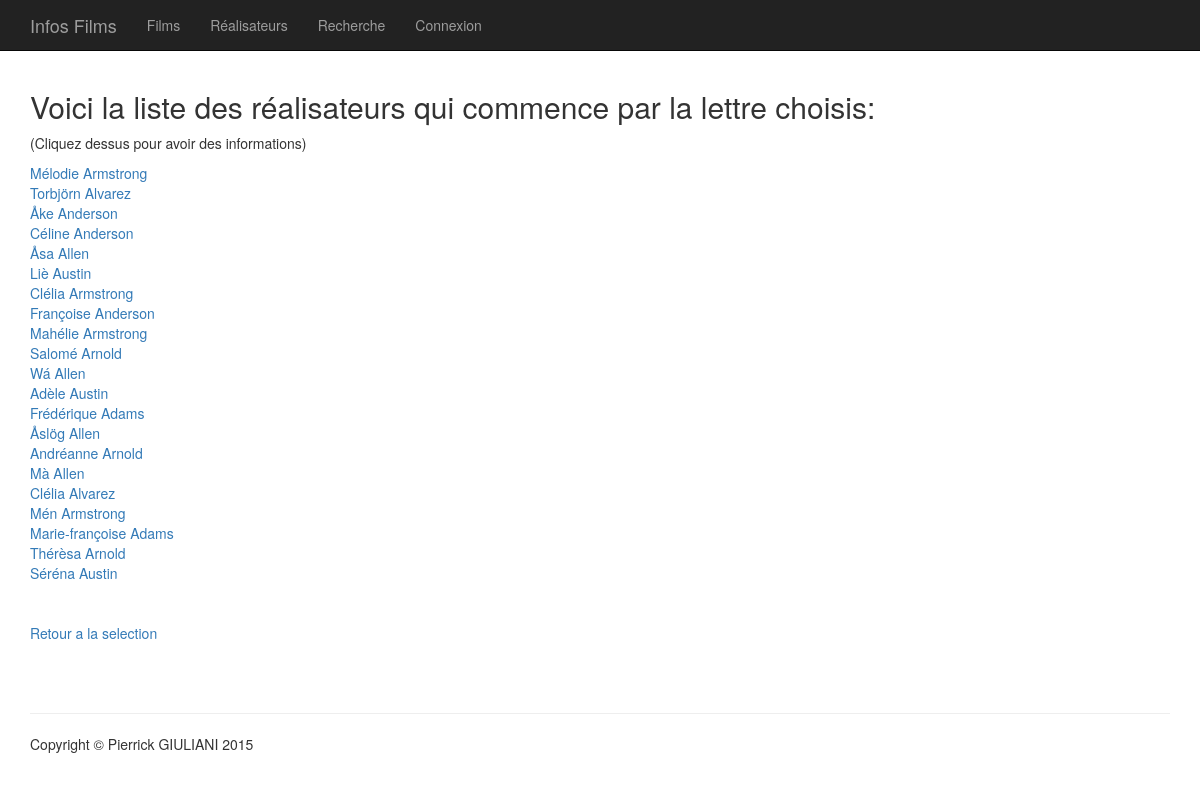
Page /controlleur/controlAllRealisateurs.php?premiereLettre=a on the committed database.
### tables this page shows
CREATE TABLE Realisateurs (
  id_realisateur int(4) NOT NULL AUTO_INCREMENT,
  nom_realisateur varchar(32) NOT NULL,
  prenom_realisateur varchar(32) NOT NULL,
  natio_realisateur varchar(32) NOT NULL,
  date_naiss_realisateur date NOT NULL,
  nb_films int(3),
  lien_img_realisateur varchar(1024) NOT NULL,
  CONSTRAINT pk_realisateurs PRIMARY KEY(id_realisateur)
);

### controlleur/controlAllRealisateurs.php (called while the page is built, shortened)
<?php
    include("../modele/realisateurs.php");
    $premiereLettre = htmlspecialchars($_GET['premiereLettre']);
    if(isset($premiereLettre) && !empty($premiereLettre))
    {
        $infosAllRealisateurs = new Realisateurs("", "", "", "", "", "", "");
        if($premiereLettre == "tous")
        {
            $resInfosAllRealisateurs['realisateurs'] = $infosAllRealisateurs->selectAllRealisateurs();
        }
        else
        {
            $resInfosAllRealisateurs['realisateurs'] = $infosAllRealisateurs->orderRealisateursByFirstLetter($premiereLettre);
        }
    }
    else
    {
        header('Location: ../controlleur/controlRealisateurs.php');
    }
    require("../vue/vueAllRealisateurs.php");
?>

### modele/realisateurs.php (called while the page is built, shortened)
<?php
	class realisateurs
	{
		private $db;
		public function __construct ($id_realisateur, $prenom_realisateur, $nom_realisateur, $natio_realisateur, $date_naiss_realisateur, $nb_film, $lien_img_realisateur)
		{
			$this->db = new PDO('mysql:host=sql2.olympe.in;dbname=7wlzo6a0;charset=utf8', '', '');
		}
		public function orderRealisateursByFirstLetter($premiereLettre)
		{
			$query = $this->db->prepare("SELECT nom_realisateur, prenom_realisateur FROM Realisateurs WHERE nom_realisateur LIKE :premiereLettre");
			$query->execute(array(
				'premiereLettre' => $premiereLettre . '%'
				));
			return $query;
		}
	}

### vue/vueAllRealisateurs.php (the view, shortened to what this page needs)
<!DOCTYPE html>
<html lang="en">
<head>
    <link href="../css/bootstrap.min.css" rel="stylesheet">
    <link href="../css/portfolio-item.css" rel="stylesheet">
</head>
<body>
    <?php
        include(".././header/header.php");
    ?>
    <div class="container">
        <h2>Voici la liste des réalisateurs qui commence par la lettre choisis:</h2>
        <p>(Cliquez dessus pour avoir des informations)</p>
        <div class="infos-all-films">
            <?php
                foreach ($resInfosAllRealisateurs['realisateurs'] as $resultats)
                {
                    if(isset ($resultats) && !empty($resultats))
                    {
                        echo "<a href='../controlleur/controlInfosRealisateurs.php?nomRealisateur=" . $resultats['nom_realisateur'] . "&prenomRealisateur=" . $resultats['prenom_realisateur'] ."'>" . $resultats['prenom_realisateur'] . " " . $resultats['nom_realisateur'] . "</a> <br>";
                    }
                }
                echo "<br><br><a href='controlRealisateurs.php'>Retour a la selection</a>" ;
            ?>
        </div>
        <?php
            include(".././footer/footer.php");
        ?>
    </div>
</body>
</html>

### header/header.php (shortened to what this page needs)
<nav class="navbar navbar-inverse navbar-fixed-top" role="navigation">
    <div class="container">
        <div class="navbar-header">
            <a class="navbar-brand" href="/controlleur/controlIndex.php">Infos Films</a>
        </div>
        <div class="collapse navbar-collapse" id="bs-example-navbar-collapse-1">
            <ul class="nav navbar-nav">
                <li>
                    <a href="/controlleur/controlFilms.php">Films</a>
                </li>
                <li>
                    <a href="/controlleur/controlRealisateurs.php">Réalisateurs</a>
                </li>
                <li>
                    <a href="/controlleur/controlRecherches.php">Recherche</a>
                </li>
                <li>
                    <?php
                        if(isset($_COOKIE["token"]) && ($_COOKIE["token"] == $allAdmin['admin'][0][0]))
                        {
                            ?><a href="/controlleur/controlAdmin.php" name="deconnexion">Déconnexion</a><?php
                        }
                        else
                        {
                            ?><a href="/controlleur/controlConnexion.php">Connexion</a><?php
                        }
                    ?>
                </li>
            </ul>
        </div>
    </div>
</nav>

### footer/footer.php
<footer>
    <div class="row">
        <div class="col-lg-12">
        	<hr>
            <p>Copyright &copy; Pierrick GIULIANI 2015</p>
        </div>
    </div>
</footer>

### css/portfolio-item.css (style rules this page uses)
body { padding-top: 70px; }
footer { margin: 50px 0; }

### rows in the picture
realisateurs: prenom_realisateur "Mélodie", nom_realisateur "Armstrong"
realisateurs: prenom_realisateur "Torbjörn", nom_realisateur "Alvarez"
realisateurs: prenom_realisateur "Åke", nom_realisateur "Anderson"
realisateurs: prenom_realisateur "Céline", nom_realisateur "Anderson"
realisateurs: prenom_realisateur "Åsa", nom_realisateur "Allen"
realisateurs: prenom_realisateur "Liè", nom_realisateur "Austin"
realisateurs: prenom_realisateur "Clélia", nom_realisateur "Armstrong"
realisateurs: prenom_realisateur "Françoise", nom_realisateur "Anderson"
realisateurs: prenom_realisateur "Mahélie", nom_realisateur "Armstrong"
realisateurs: prenom_realisateur "Salomé", nom_realisateur "Arnold"
realisateurs: prenom_realisateur "Wá", nom_realisateur "Allen"
realisateurs: prenom_realisateur "Adèle", nom_realisateur "Austin"
realisateurs: prenom_realisateur "Frédérique", nom_realisateur "Adams"
realisateurs: prenom_realisateur "Åslög", nom_realisateur "Allen"
realisateurs: prenom_realisateur "Andréanne", nom_realisateur "Arnold"
realisateurs: prenom_realisateur "Mà", nom_realisateur "Allen"
realisateurs: prenom_realisateur "Clélia", nom_realisateur "Alvarez"
realisateurs: prenom_realisateur "Mén", nom_realisateur "Armstrong"
realisateurs: prenom_realisateur "Marie-françoise", nom_realisateur "Adams"
realisateurs: prenom_realisateur "Thérèsa", nom_realisateur "Arnold"
realisateurs: prenom_realisateur "Séréna", nom_realisateur "Austin"
